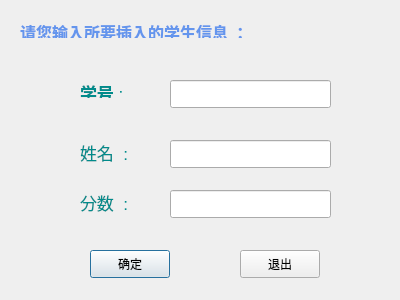
<?xml version="1.0" encoding="UTF-8"?>
<ui version="4.0">
 <class>insertDlg</class>
 <widget class="QDialog" name="insertDlg">
  <property name="geometry">
   <rect>
    <x>0</x>
    <y>0</y>
    <width>400</width>
    <height>300</height>
   </rect>
  </property>
  <property name="windowTitle">
   <string>Dialog</string>
  </property>
  <widget class="QPushButton" name="pushButton">
   <property name="geometry">
    <rect>
     <x>90</x>
     <y>250</y>
     <width>80</width>
     <height>28</height>
    </rect>
   </property>
   <property name="text">
    <string>确定</string>
   </property>
  </widget>
  <widget class="QPushButton" name="pushButton_2">
   <property name="geometry">
    <rect>
     <x>240</x>
     <y>250</y>
     <width>80</width>
     <height>28</height>
    </rect>
   </property>
   <property name="text">
    <string>退出</string>
   </property>
  </widget>
  <widget class="QLineEdit" name="lineEdit">
   <property name="geometry">
    <rect>
     <x>170</x>
     <y>80</y>
     <width>161</width>
     <height>28</height>
    </rect>
   </property>
  </widget>
  <widget class="QLineEdit" name="lineEdit_2">
   <property name="geometry">
    <rect>
     <x>170</x>
     <y>140</y>
     <width>161</width>
     <height>28</height>
    </rect>
   </property>
  </widget>
  <widget class="QLineEdit" name="lineEdit_3">
   <property name="geometry">
    <rect>
     <x>170</x>
     <y>190</y>
     <width>161</width>
     <height>28</height>
    </rect>
   </property>
  </widget>
  <widget class="QLabel" name="label">
   <property name="geometry">
    <rect>
     <x>80</x>
     <y>80</y>
     <width>54</width>
     <height>18</height>
    </rect>
   </property>
   <property name="text">
    <string>&lt;html&gt;&lt;head&gt;&lt;meta name=&quot;qrichtext&quot; content=&quot;1&quot; /&gt;&lt;style type=&quot;text/css&quot;&gt;
p, li { white-space: pre-wrap; }
&lt;/style&gt;&lt;/head&gt;&lt;body style=&quot; font-family:'Sans Serif'; font-size:9pt; font-weight:400; font-style:normal;&quot;&gt;
&lt;p style=&quot; margin-top:0px; margin-bottom:0px; margin-left:0px; margin-right:0px; -qt-block-indent:0; text-indent:0px;&quot;&gt;&lt;span style=&quot; font-size:13pt; font-weight:600; color:#008b8b;&quot;&gt;学号&lt;/span&gt;&lt;span style=&quot; font-size:13pt; color:#008b8b;&quot;&gt; :&lt;/span&gt;&lt;/p&gt;&lt;/body&gt;&lt;/html&gt;</string>
   </property>
  </widget>
  <widget class="QLabel" name="label_2">
   <property name="geometry">
    <rect>
     <x>80</x>
     <y>140</y>
     <width>71</width>
     <height>24</height>
    </rect>
   </property>
   <property name="text">
    <string>&lt;html&gt;&lt;head&gt;&lt;meta name=&quot;qrichtext&quot; content=&quot;1&quot; /&gt;&lt;style type=&quot;text/css&quot;&gt;
p, li { white-space: pre-wrap; }
&lt;/style&gt;&lt;/head&gt;&lt;body style=&quot; font-family:'Sans Serif'; font-size:9pt; font-weight:400; font-style:normal;&quot;&gt;
&lt;p style=&quot; margin-top:0px; margin-bottom:0px; margin-left:0px; margin-right:0px; -qt-block-indent:0; text-indent:0px;&quot;&gt;&lt;span style=&quot; font-size:13pt; color:#008b8b;&quot;&gt;姓名  :&lt;/span&gt;&lt;/p&gt;&lt;/body&gt;&lt;/html&gt;</string>
   </property>
  </widget>
  <widget class="QLabel" name="label_3">
   <property name="geometry">
    <rect>
     <x>80</x>
     <y>190</y>
     <width>81</width>
     <height>24</height>
    </rect>
   </property>
   <property name="text">
    <string>&lt;html&gt;&lt;head&gt;&lt;meta name=&quot;qrichtext&quot; content=&quot;1&quot; /&gt;&lt;style type=&quot;text/css&quot;&gt;
p, li { white-space: pre-wrap; }
&lt;/style&gt;&lt;/head&gt;&lt;body style=&quot; font-family:'Sans Serif'; font-size:9pt; font-weight:400; font-style:normal;&quot;&gt;
&lt;p style=&quot; margin-top:0px; margin-bottom:0px; margin-left:0px; margin-right:0px; -qt-block-indent:0; text-indent:0px;&quot;&gt;&lt;span style=&quot; font-size:13pt; color:#008b8b;&quot;&gt;分数  :&lt;/span&gt;&lt;/p&gt;&lt;/body&gt;&lt;/html&gt;</string>
   </property>
  </widget>
  <widget class="QLabel" name="label_4">
   <property name="geometry">
    <rect>
     <x>20</x>
     <y>20</y>
     <width>251</width>
     <height>18</height>
    </rect>
   </property>
   <property name="text">
    <string>&lt;html&gt;&lt;head&gt;&lt;meta name=&quot;qrichtext&quot; content=&quot;1&quot; /&gt;&lt;style type=&quot;text/css&quot;&gt;
p, li { white-space: pre-wrap; }
&lt;/style&gt;&lt;/head&gt;&lt;body style=&quot; font-family:'Sans Serif'; font-size:9pt; font-weight:400; font-style:normal;&quot;&gt;
&lt;p style=&quot; margin-top:0px; margin-bottom:0px; margin-left:0px; margin-right:0px; -qt-block-indent:0; text-indent:0px;&quot;&gt;&lt;span style=&quot; font-size:12pt; font-weight:600; color:#6495ed;&quot;&gt;请您输入所要插入的学生信息 ：&lt;/span&gt;&lt;/p&gt;&lt;/body&gt;&lt;/html&gt;</string>
   </property>
  </widget>
 </widget>
 <resources/>
 <connections/>
</ui>
